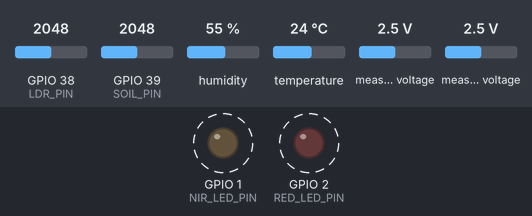
This sketch was run on a simulated ESP32. On the bench: output pins drawn as LEDs (lit = HIGH). Dashed ring = blinking. Inputs (shaded band) come from the test bench; at power-on: GPIO 38 (LDR_PIN) = 2048, GPIO 39 (SOIL_PIN) = 2048, humidity 55 %, temperature 24 °C, measured voltage 2.5 V. What the sketch prints to the serial monitor is not drawn.

Above: at 1.2 s.
Timing chart, 0 to 5.1 s (numbered marks = the images above):
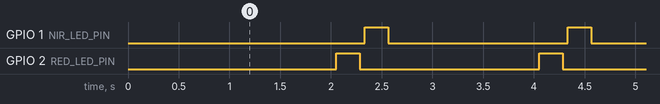

The sketch:

vikaasa_dataset_collector_basic.ino
```cpp
#include <Wire.h>
#include <Adafruit_ADS1X15.h>
#include <DHT.h>
#include <math.h>

// ============================================================
// VIKAASA DATASET COLLECTION FIRMWARE
// Sends one CSV-style DATA line over USB Serial for the Python
// Vikāsa_data_logger_updated.py script.
//
// Serial format:
// DATA,temp,humidity,ldr,soil,red,nir,ndvi
// ============================================================

// Pin configuration from the supplied Vikaasa firmware
#define LDR_PIN       A2
#define SOIL_PIN      A3
#define NIR_LED_PIN   D0
#define RED_LED_PIN   D1
#define DHT_PIN       D3
#define DHT_TYPE      DHT22

#define SDA_PIN       4
#define SCL_PIN       5
#define ADS_ADDR      0x48

const unsigned long SERIAL_BAUD = 115200;
const unsigned long SAMPLE_INTERVAL_MS = 2000;

// Optical sensor timing
const unsigned long LED_SETTLE_MS = 100;
const unsigned long LED_OFF_SETTLE_MS = 50;
const int ADS_SAMPLES = 10;

Adafruit_ADS1115 ads;
DHT dht(DHT_PIN, DHT_TYPE);

unsigned long lastSampleMs = 0;

int ldrRaw = 0;
int soilRaw = 0;
int redRaw = 0;
int nirRaw = 0;
float temperature = NAN;
float humidity = NAN;
float ndvi = NAN;

// Average ADS1115 raw readings from the requested channel.
int readADSaverage(uint8_t channel) {
  long total = 0;

  for (int i = 0; i < ADS_SAMPLES; i++) {
    total += ads.readADC_SingleEnded(channel);
    delay(5);
  }

  return (int)(total / ADS_SAMPLES);
}

// Turn on only one LED at a time and read its corresponding ADS channel.
void readOpticalSensors() {
  digitalWrite(RED_LED_PIN, LOW);
  digitalWrite(NIR_LED_PIN, LOW);
  delay(LED_OFF_SETTLE_MS);

  // RED LED -> ADS1115 A0
  digitalWrite(RED_LED_PIN, HIGH);
  delay(LED_SETTLE_MS);
  redRaw = readADSaverage(0);
  digitalWrite(RED_LED_PIN, LOW);
  delay(LED_OFF_SETTLE_MS);

  // NIR LED -> ADS1115 A1
  digitalWrite(NIR_LED_PIN, HIGH);
  delay(LED_SETTLE_MS);
  nirRaw = readADSaverage(1);
  digitalWrite(NIR_LED_PIN, LOW);
  delay(LED_OFF_SETTLE_MS);
}

// Calculate NDVI-style index from the red and NIR readings.
// Raw ADC counts are not calibrated reflectance, so treat this as
// a preliminary index until the optical readings are calibrated.
float calculateNDVI(int red, int nir) {
  long denominator = (long)nir + (long)red;

  if (denominator <= 0) {
    return NAN;
  }

  return ((float)nir - (float)red) / (float)denominator;
}

void setup() {
  Serial.begin(SERIAL_BAUD);
  delay(500);

  pinMode(RED_LED_PIN, OUTPUT);
  pinMode(NIR_LED_PIN, OUTPUT);
  digitalWrite(RED_LED_PIN, LOW);
  digitalWrite(NIR_LED_PIN, LOW);

  pinMode(LDR_PIN, INPUT);
  pinMode(SOIL_PIN, INPUT);

  Wire.begin(SDA_PIN, SCL_PIN);

  if (!ads.begin(ADS_ADDR)) {
    // Keep this error visible for troubleshooting. The Python logger
    // ignores non-DATA lines.
    Serial.println("ERROR: ADS1115 not detected at address 0x48.");
    while (true) {
      digitalWrite(RED_LED_PIN, LOW);
      digitalWrite(NIR_LED_PIN, LOW);
      delay(1000);
    }
  }

  ads.setGain(GAIN_ONE);
  ads.setDataRate(RATE_ADS1115_860SPS);

  dht.begin();

  Serial.println("Vikaasa dataset logger firmware ready.");
  Serial.println("Expected output: DATA,temp,humidity,ldr,soil,red,nir,ndvi");
}

void loop() {
  if (millis() - lastSampleMs < SAMPLE_INTERVAL_MS) {
    return;
  }
  lastSampleMs = millis();

  // Environmental sensors
  ldrRaw = analogRead(LDR_PIN);
  soilRaw = analogRead(SOIL_PIN);

  // Optical measurements, with RED and NIR measured separately
  readOpticalSensors();

  // DHT22 measurements
  temperature = dht.readTemperature();
  humidity = dht.readHumidity();

  // Do not send incomplete environmental readings.
  // The Python logger expects numeric values for every field.
  if (isnan(temperature) || isnan(humidity)) {
    Serial.println("WARNING: DHT22 reading invalid; sample skipped.");
    return;
  }

  ndvi = calculateNDVI(redRaw, nirRaw);

  // The Python logger accepts:
  // DATA,temp,humidity,ldr,soil,red,nir,ndvi
  // Keep each sample on one line and do not add labels between values.
  Serial.print("DATA,");
  Serial.print(temperature, 2);
  Serial.print(",");
  Serial.print(humidity, 2);
  Serial.print(",");
  Serial.print(ldrRaw);
  Serial.print(",");
  Serial.print(soilRaw);
  Serial.print(",");
  Serial.print(redRaw);
  Serial.print(",");
  Serial.print(nirRaw);
  Serial.print(",");

  if (isnan(ndvi)) {
    // A zero denominator means NDVI cannot be calculated.
    // Send a numeric placeholder; see note below.
    Serial.println("0.0000");
  } else {
    Serial.println(ndvi, 4);
  }
}
```

Measured:
- by itself, GPIO 1 (NIR_LED_PIN), GPIO 2 (RED_LED_PIN): alternates HIGH for 0.23 s and LOW for 1.8 s
- by itself, everything shown: repeats every 2.0 s, in 4 steps
